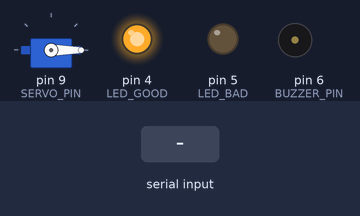
The sketch below on a simulated Arduino Uno, built with avr-gcc and run on an emulated ATmega328P. Parts: servo, output pins drawn as LEDs (lit = HIGH), buzzer (waves = sounding, pin HIGH). The test bench sets the inputs (shaded band).

Above: at 1.3 s.
1.4 s: "1" received over Serial
At 1.6 s:
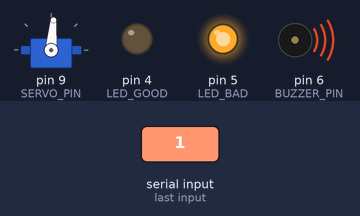
At 1.95 s:
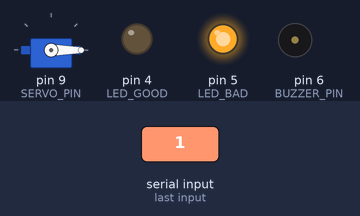
Timing chart, 0 to 4.4 s (numbered marks = the images above; inputs shaded):
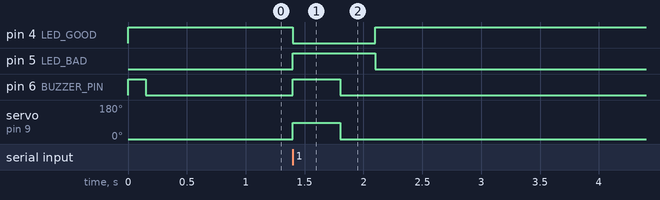

Measured:
- after the input at 1.4 s, pin 4 (LED_GOOD): HIGH → LOW at once, → HIGH 0.70 s later; pin 5 (LED_BAD): LOW → HIGH at once, → LOW 0.70 s later; pin 6 (BUZZER_PIN): LOW → HIGH at once, → LOW 0.40 s later; servo on pin 9 (SERVO_PIN): 0° → 85° at once, → 0° 0.40 s later

The sketch:

potato_sorter.ino
```cpp
/*
  =============================================================================
  ĐỒ ÁN TỐT NGHIỆP: HỆ THỐNG PHÂN LOẠI KHOAI TÂY TỰ ĐỘNG (IoT & AI)
  File: potato_sorter.ino
  Phần cứng: Arduino Uno / Nano hoặc ESP32
  Chức năng: Nhận tín hiệu từ mô hình AI (qua cổng Serial/UART) để điều khiển:
             - Servo Motor: Gạt củ khoai tây hỏng ra khỏi băng chuyền
             - Còi Buzzer: Bíp cảnh báo khi phát hiện sản phẩm lỗi
             - Đèn LED: Xanh (Đạt chuẩn) / Đỏ (Hỏng)
  =============================================================================
*/

#include <Servo.h>

// Định nghĩa chân kết nối phần cứng (Pin Configuration)
const int SERVO_PIN  = 9;    // Chân tín hiệu điều khiển Servo gạt
const int LED_GOOD   = 4;    // LED xanh lá: Khoai tây đạt chuẩn
const int LED_BAD    = 5;    // LED đỏ: Khoai tây hỏng
const int BUZZER_PIN = 6;    // Chân điều khiển Còi cảnh báo

// Góc xoay Servo
const int ANGLE_REST = 0;    // Vị trí nghỉ (không cản băng chuyền)
const int ANGLE_KICK = 85;   // Vị trí gạt khoai tây lỗi

Servo sorterServo;

void setup() {
  // Khởi tạo giao tiếp nối tiếp Serial tốc độ 9600 baud (khớp với file Python)
  Serial.begin(9600);

  // Cấu hình các chân I/O
  pinMode(LED_GOOD, OUTPUT);
  pinMode(LED_BAD, OUTPUT);
  pinMode(BUZZER_PIN, OUTPUT);

  // Gắn chân Servo và đưa về vị trí nghỉ ban đầu
  sorterServo.attach(SERVO_PIN);
  sorterServo.write(ANGLE_REST);

  // Bật đèn xanh báo hiệu hệ thống sẵn sàng hoạt động
  digitalWrite(LED_GOOD, HIGH);
  digitalWrite(LED_BAD, LOW);
  digitalWrite(BUZZER_PIN, LOW);

  // Test còi khởi động (bíp nhẹ 1 tiếng)
  digitalWrite(BUZZER_PIN, HIGH);
  delay(150);
  digitalWrite(BUZZER_PIN, LOW);
}

void loop() {
  // Kiểm tra xem có dữ liệu gửi từ máy tính/Edge AI qua cổng Serial hay không
  if (Serial.available() > 0) {
    char command = Serial.read();

    if (command == '1') {
      // === PHÁT HIỆN KHOAI TÂY HỎNG (NOT GOOD) ===
      digitalWrite(LED_GOOD, LOW);
      digitalWrite(LED_BAD, HIGH);
      digitalWrite(BUZZER_PIN, HIGH); // Bật còi báo động

      // 1. Xoay Servo để gạt củ khoai hỏng ra ngoài
      sorterServo.write(ANGLE_KICK);
      delay(400); // Thời gian gạt

      // 2. Thu cánh tay gạt về vị trí ban đầu
      sorterServo.write(ANGLE_REST);
      digitalWrite(BUZZER_PIN, LOW); // Tắt còi

      delay(300);
      digitalWrite(LED_BAD, LOW);
      digitalWrite(LED_GOOD, HIGH); // Trả lại trạng thái đèn xanh

    } else if (command == '0') {
      // === KHOAI TÂY ĐẠT CHUẨN (GOOD) ===
      digitalWrite(LED_GOOD, HIGH);
      digitalWrite(LED_BAD, LOW);
      digitalWrite(BUZZER_PIN, LOW);
      // Không cần gạt, khoai tiếp tục chạy trên băng chuyền
    }
  }
}
```
